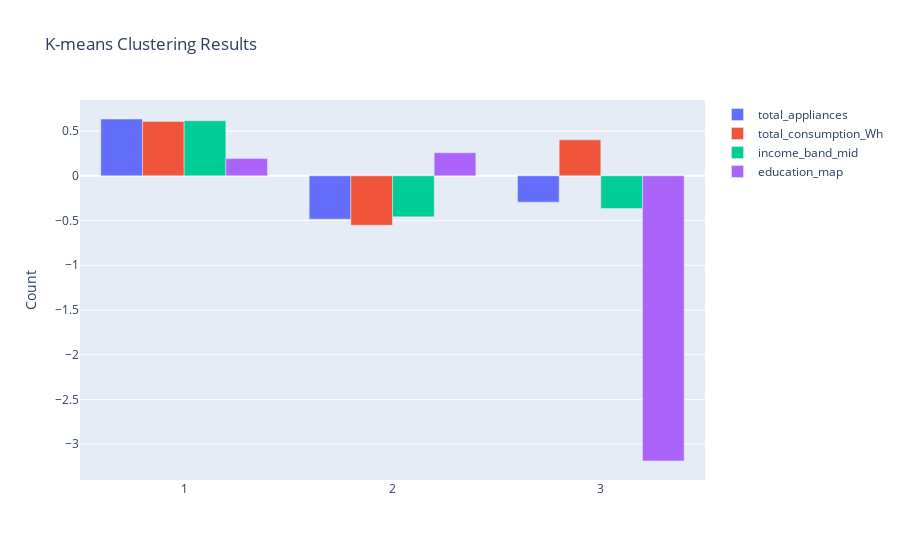

Notebook code cell kept with this figure:
### Code cell
# Use 2 clusters for visualizations, as this is optimal value for silhouette score

# recalculate the model for two clusters
kmeans = KMeans(n_clusters=3, n_init='auto', max_iter=300, random_state=42)
kmeans_cluster_model = kmeans.fit(dataset_scaled)
km_clusters = kmeans.labels_
centroids = kmeans.cluster_centers_.T

# Plot the centroids for the clusters
centroids_df = pd.DataFrame(centroids.T, columns=dataset_scaled.columns)
clusters = [1, 2, 3]

fig = go.Figure()
for column in centroids_df.columns:
    fig.add_trace(go.Bar(x=clusters, y=centroids_df[column], name=column))

fig.update_layout(yaxis_title='Count', barmode='group', title='K-means Clustering Results')
fig.show()

### Figure 1 — Plotly figure (JSON) as saved in the notebook; plotly's stock layout.template omitted (floating-point values rounded to 4 significant figures)
{"data": [{"name": "total_appliances", "type": "bar", "x": [1, 2, 3], "y": [0.6356, -0.4846, -0.2945]}, {"name": "total_consumption_Wh", "type": "bar", "x": [1, 2, 3], "y": [0.6083, -0.5533, 0.4022]}, {"name": "income_band_mid", "type": "bar", "x": [1, 2, 3], "y": [0.6156, -0.4588, -0.3664]}, {"name": "education_map", "type": "bar", "x": [1, 2, 3], "y": [0.1927, 0.2584, -3.189]}], "layout": {"barmode": "group", "title": {"text": "K-means Clustering Results"}, "yaxis": {"title": {"text": "Count"}}}}
